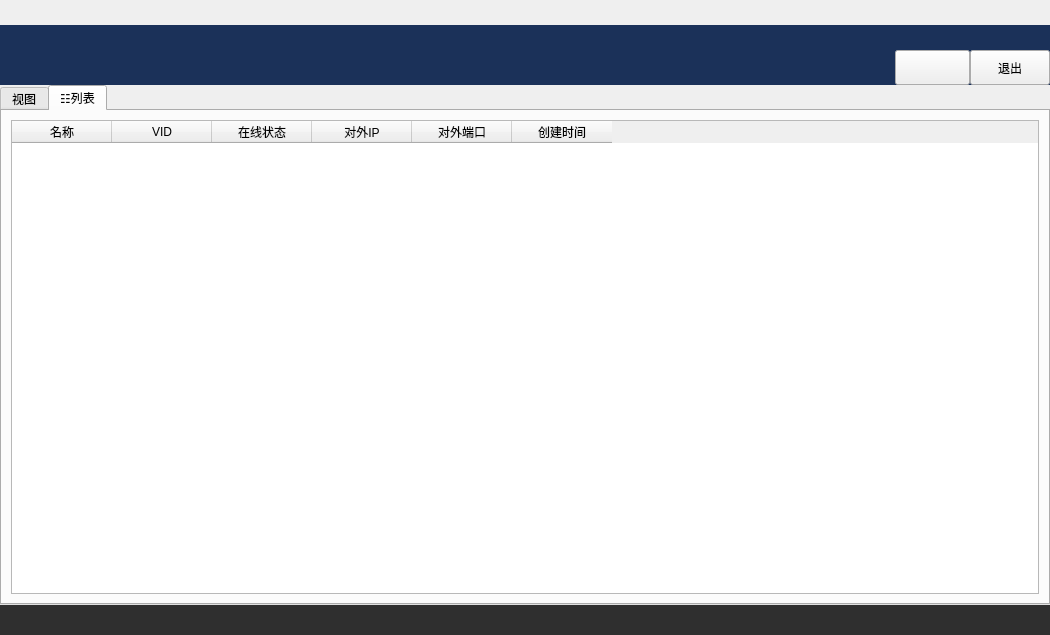
<?xml version="1.0" encoding="UTF-8"?>
<ui version="4.0">
 <class>HomeWindow</class>
 <widget class="QMainWindow" name="HomeWindow">
  <property name="geometry">
   <rect>
    <x>0</x>
    <y>0</y>
    <width>1050</width>
    <height>635</height>
   </rect>
  </property>
  <property name="windowTitle">
   <string>MainWindow</string>
  </property>
  <property name="windowIcon">
   <iconset resource="resource.qrc">
    <normaloff>:/new/index/taskbar</normaloff>:/new/index/taskbar</iconset>
  </property>
  <widget class="QWidget" name="centralwidget">
   <layout class="QVBoxLayout" name="verticalLayout_2">
    <property name="spacing">
     <number>0</number>
    </property>
    <property name="leftMargin">
     <number>0</number>
    </property>
    <property name="topMargin">
     <number>0</number>
    </property>
    <property name="rightMargin">
     <number>0</number>
    </property>
    <property name="bottomMargin">
     <number>0</number>
    </property>
    <item>
     <widget class="QWidget" name="widget" native="true">
      <property name="minimumSize">
       <size>
        <width>0</width>
        <height>25</height>
       </size>
      </property>
     </widget>
    </item>
    <item alignment="Qt::AlignBottom">
     <widget class="QWidget" name="infoWidget" native="true">
      <property name="minimumSize">
       <size>
        <width>0</width>
        <height>60</height>
       </size>
      </property>
      <property name="styleSheet">
       <string notr="true">.QWidget{background-color: rgb(27, 49, 89);}</string>
      </property>
      <layout class="QHBoxLayout" name="horizontalLayout">
       <property name="spacing">
        <number>0</number>
       </property>
       <property name="leftMargin">
        <number>0</number>
       </property>
       <property name="topMargin">
        <number>0</number>
       </property>
       <property name="rightMargin">
        <number>0</number>
       </property>
       <property name="bottomMargin">
        <number>0</number>
       </property>
       <item>
        <widget class="QLabel" name="label">
         <property name="minimumSize">
          <size>
           <width>500</width>
           <height>0</height>
          </size>
         </property>
         <property name="styleSheet">
          <string notr="true">image: url(:/new/vpn/midlogo);</string>
         </property>
         <property name="text">
          <string/>
         </property>
        </widget>
       </item>
       <item>
        <spacer name="horizontalSpacer">
         <property name="orientation">
          <enum>Qt::Horizontal</enum>
         </property>
         <property name="sizeHint" stdset="0">
          <size>
           <width>40</width>
           <height>20</height>
          </size>
         </property>
        </spacer>
       </item>
       <item alignment="Qt::AlignBottom">
        <widget class="QPushButton" name="userButton">
         <property name="minimumSize">
          <size>
           <width>75</width>
           <height>35</height>
          </size>
         </property>
         <property name="text">
          <string/>
         </property>
         <property name="icon">
          <iconset resource="resource.qrc">
           <normaloff>:/new/vpn/user</normaloff>:/new/vpn/user</iconset>
         </property>
        </widget>
       </item>
       <item alignment="Qt::AlignBottom">
        <widget class="QPushButton" name="logoutButton">
         <property name="minimumSize">
          <size>
           <width>0</width>
           <height>35</height>
          </size>
         </property>
         <property name="text">
          <string>退出</string>
         </property>
         <property name="icon">
          <iconset resource="resource.qrc">
           <normaloff>:/new/vpn/logout</normaloff>:/new/vpn/logout</iconset>
         </property>
        </widget>
       </item>
      </layout>
     </widget>
    </item>
    <item>
     <widget class="QTabWidget" name="tabWidget">
      <property name="currentIndex">
       <number>1</number>
      </property>
      <widget class="QWidget" name="viewTab">
       <attribute name="icon">
        <iconset resource="resource.qrc">
         <normaloff>:/new/vpn/view</normaloff>:/new/vpn/view</iconset>
       </attribute>
       <attribute name="title">
        <string>视图</string>
       </attribute>
       <layout class="QGridLayout" name="gridLayout">
        <item row="1" column="0">
         <widget class="QLineEdit" name="lineEdit">
          <property name="styleSheet">
           <string notr="true">border: 1px solid #C4C4C3;</string>
          </property>
         </widget>
        </item>
        <item row="1" column="1">
         <widget class="QPushButton" name="searchButton">
          <property name="text">
           <string> 搜索</string>
          </property>
         </widget>
        </item>
        <item row="0" column="0" colspan="2">
         <widget class="CarouselImageWindow" name="movieWidget" native="true">
          <property name="styleSheet">
           <string notr="true">QPushButton{
    background-color:white;
    border-style:outset;
    border-width:1px;
    border-color:rgb(10,45,110);
    border-radius:8px;
    min-width:6px;
    min-height:6px;
    max-width:6px;
    max-height:6px;
    padding:4px;
}

QPushButton:checked{
background-color:gray;
}</string>
          </property>
         </widget>
        </item>
        <item row="2" column="0" colspan="2">
         <widget class="QScrollArea" name="scrollArea">
          <property name="widgetResizable">
           <bool>true</bool>
          </property>
          <widget class="QWidget" name="scrollAreaWidgetContents">
           <property name="geometry">
            <rect>
             <x>0</x>
             <y>0</y>
             <width>1024</width>
             <height>426</height>
            </rect>
           </property>
           <layout class="QVBoxLayout" name="verticalLayout">
            <item>
             <layout class="QHBoxLayout" name="horizontalLayout_2">
              <property name="leftMargin">
               <number>0</number>
              </property>
              <property name="topMargin">
               <number>0</number>
              </property>
              <property name="rightMargin">
               <number>0</number>
              </property>
              <property name="bottomMargin">
               <number>0</number>
              </property>
              <item>
               <widget class="QWidget" name="vmsWidget" native="true"/>
              </item>
             </layout>
            </item>
           </layout>
          </widget>
         </widget>
        </item>
       </layout>
      </widget>
      <widget class="QWidget" name="listTab">
       <attribute name="icon">
        <iconset resource="resource.qrc">
         <normaloff>:/new/vpn/list</normaloff>:/new/vpn/list</iconset>
       </attribute>
       <attribute name="title">
        <string>☷列表</string>
       </attribute>
       <layout class="QGridLayout" name="gridLayout_2">
        <item row="0" column="0">
         <widget class="QTableWidget" name="tableWidget">
          <column>
           <property name="text">
            <string>名称</string>
           </property>
           <property name="icon">
            <iconset resource="resource.qrc">
             <normaloff>:/new/index/run_namal</normaloff>:/new/index/run_namal</iconset>
           </property>
          </column>
          <column>
           <property name="text">
            <string>VID</string>
           </property>
          </column>
          <column>
           <property name="text">
            <string>在线状态</string>
           </property>
          </column>
          <column>
           <property name="text">
            <string>对外IP</string>
           </property>
          </column>
          <column>
           <property name="text">
            <string>对外端口</string>
           </property>
          </column>
          <column>
           <property name="text">
            <string>创建时间</string>
           </property>
          </column>
         </widget>
        </item>
       </layout>
      </widget>
     </widget>
    </item>
    <item>
     <widget class="QLabel" name="label_2">
      <property name="minimumSize">
       <size>
        <width>0</width>
        <height>30</height>
       </size>
      </property>
      <property name="styleSheet">
       <string notr="true">background-color: rgb(47, 47, 47);</string>
      </property>
      <property name="text">
       <string/>
      </property>
     </widget>
    </item>
   </layout>
  </widget>
 </widget>
 <customwidgets>
  <customwidget>
   <class>CarouselImageWindow</class>
   <extends>QWidget</extends>
   <header>carouselimagewindow.h</header>
   <container>1</container>
  </customwidget>
 </customwidgets>
 <resources>
  <include location="resource.qrc"/>
 </resources>
 <connections/>
</ui>
